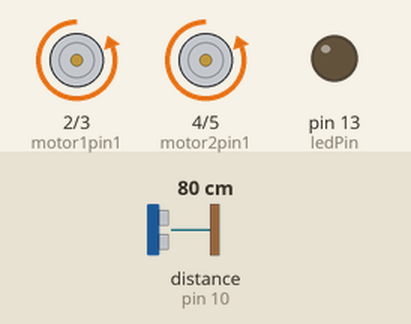
Bench run of a sketch on a simulated Arduino Uno, built with avr-gcc and run on an emulated ATmega328P. Shown: motor-driver pin pairs drawn as motors (green arrow = first pin HIGH = forward, orange = second pin HIGH = backward, longer = more drive), output pins drawn as LEDs (lit = HIGH). Wiring (inferred from the names in the program): ultrasonic range finder: trigger pin 9; echo pin 10. The inputs (shaded band) are chosen by the test bench; at power-on: distance to the obstacle (sensor on pin 10) 80 cm. The echo pulse lasts 58.3 µs per cm; pins used as bus, display or sensor lines are not drawn.

Above: at 1.2 s.
1.3 s: distance to the obstacle (sensor on pin 10) set to 34 cm
2.8 s: distance to the obstacle (sensor on pin 10) set to 28 cm
At 4.0 s:
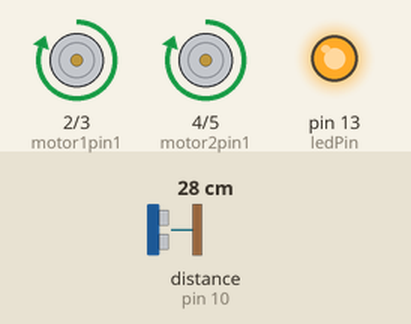
4.3 s: distance to the obstacle (sensor on pin 10) set to 35 cm
At 5.6 s:
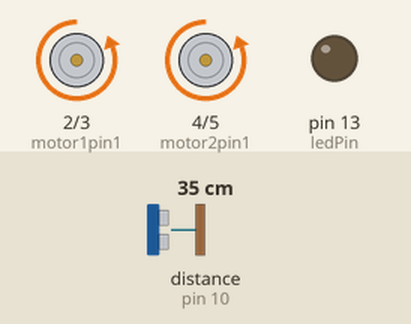
6.3 s: distance to the obstacle (sensor on pin 10) set to 2 cm
At 6.6 s:
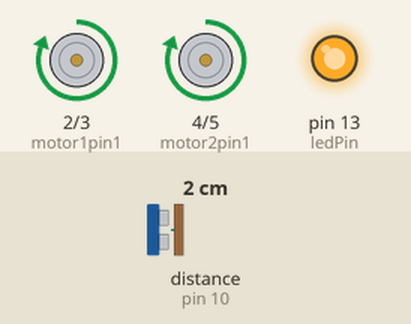
Timing chart, 0 to 8.8 s (numbered marks = the images above; inputs shaded):
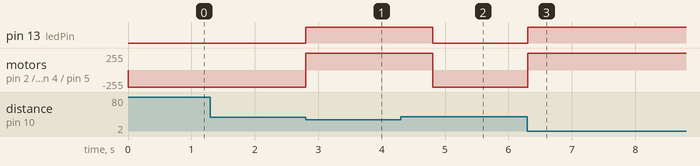

The sketch:

autonomous_robot.ino
```cpp
//define pin numbers
const int trigPin = 9;
const int echoPin = 10;
const int ledPin = 13;

const int motor1pin1 = 2;
const int motor1pin2 = 3;

const int motor2pin1 = 4;
const int motor2pin2 = 5;

// define variables
long duration;
int distance;

void setup() {
  // put your setup code here, to run once:
  pinMode(motor1pin1, OUTPUT);
  pinMode(motor1pin2, OUTPUT);
  pinMode(motor2pin1, OUTPUT);
  pinMode(motor2pin2, OUTPUT);
  pinMode(trigPin, OUTPUT);
  pinMode(echoPin, INPUT);
  pinMode(ledPin, OUTPUT);
  Serial.begin(9600);
}

void loop() {
  // put your main code here, to run repeatedly:
  //clear the trigPin
  digitalWrite(trigPin, LOW);
  delayMicroseconds(2);

  // Sets the trigPin on HIGH state for 10 micro seconds
  digitalWrite(trigPin, HIGH);
  delayMicroseconds(10);
  digitalWrite(trigPin, LOW);

  //Reads the echoPin, returns the sound wave time in microseconds
  duration = pulseIn(echoPin, HIGH);

  //calculate distance
  distance = duration*0.034/2;

  if(distance < 30){
    digitalWrite(13, HIGH);
    //reverse vehicle
    digitalWrite(motor1pin1, HIGH);
    digitalWrite(motor1pin2, LOW);

    digitalWrite(motor2pin1, HIGH);
    digitalWrite(motor2pin2, LOW);
    delay(1000);
  }
  else{
    digitalWrite(13, LOW);
    //move vehicle forward
    digitalWrite(motor1pin1, LOW);
    digitalWrite(motor1pin2, HIGH);

    digitalWrite(motor2pin1, LOW);
    digitalWrite(motor2pin2, HIGH);
  }
}
```

Measured:
- the behaviour switches between 31 and 30 cm on distance to the obstacle (sensor on pin 10) (found by bisection; images 0 and 1)
- after the input at 1.3 s, every drawn part: stays the same
- after the input at 2.8 s, pin 13 (ledPin): LOW → HIGH at once; motor on pin 2 (motor1pin1) / pin 3 (motor1pin2), motor on pin 4 (motor2pin1) / pin 5 (motor2pin2): backward 255/255 → forward 255/255 at once
- after the input at 4.3 s, pin 13 (ledPin): HIGH → LOW after 0.51 s; motor on pin 2 (motor1pin1) / pin 3 (motor1pin2), motor on pin 4 (motor2pin1) / pin 5 (motor2pin2): forward 255/255 → backward 255/255 after 0.51 s
- after the input at 6.3 s, pin 13 (ledPin): LOW → HIGH at once; motor on pin 2 (motor1pin1) / pin 3 (motor1pin2), motor on pin 4 (motor2pin1) / pin 5 (motor2pin2): backward 255/255 → forward 255/255 at once
